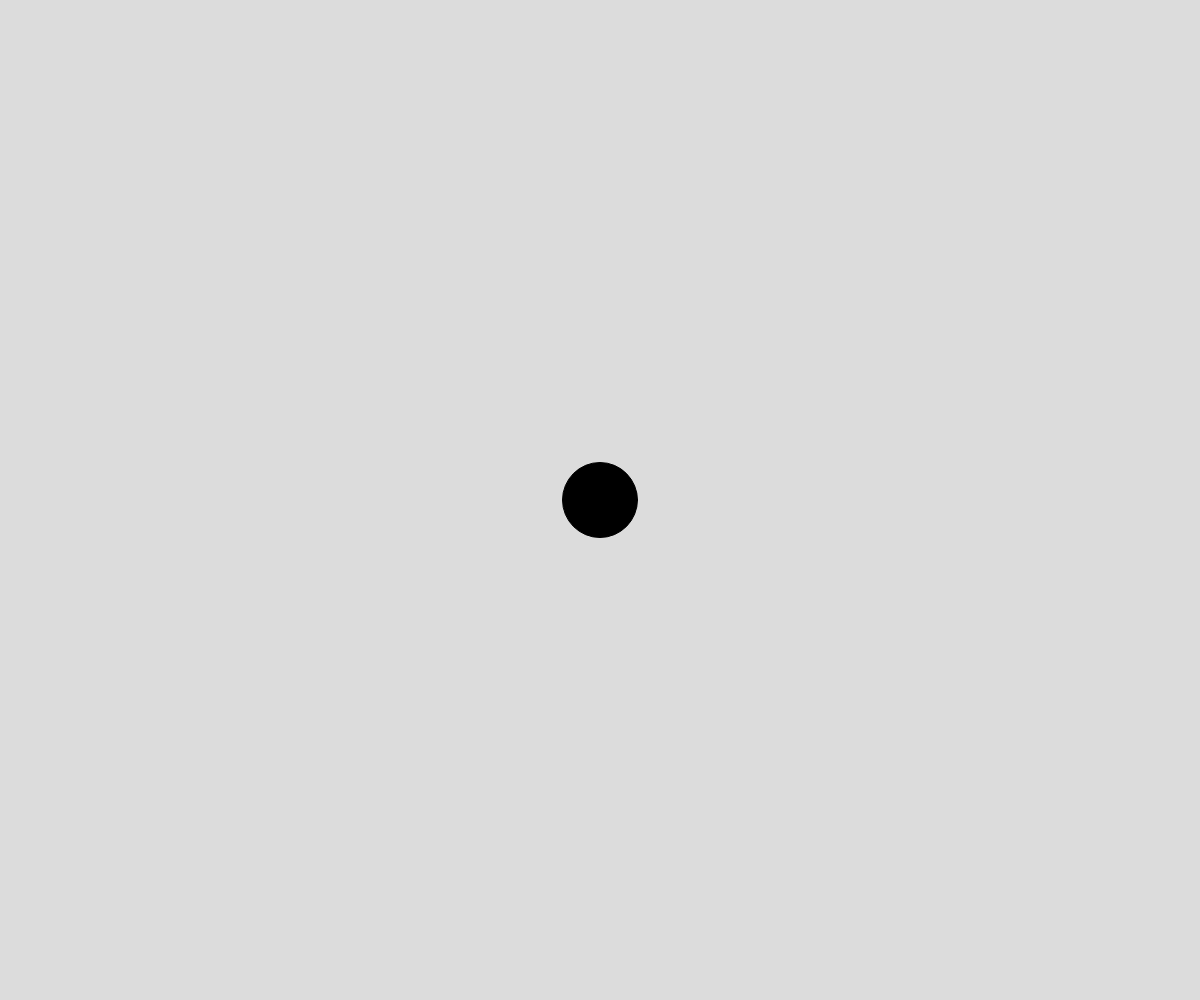
Frame 1 (no input)
Frame 60 (no input): identical to frame 1, image omitted
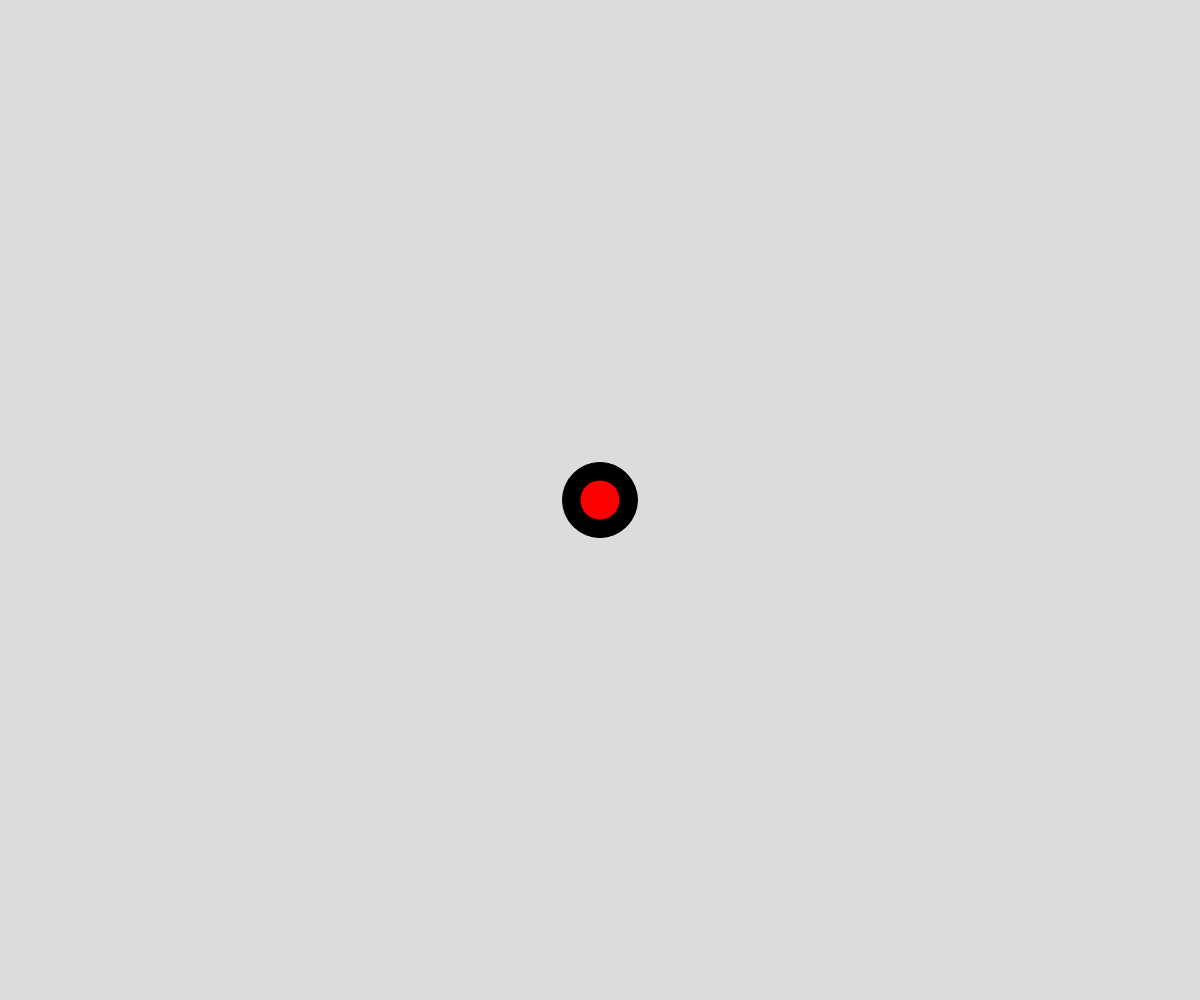
Frame 120 (the mouse pressed at the canvas centre since frame 60)

The p5.js sketch that drew these frames (run headless with seeded random() and noise() and a simulated clock; from frame 60 on, the mouse is pressed at the canvas centre):

// p5.js sketch
// ── sketch.js
// Projectiles Demo

let bullets = [];
let playerX;
let playerY;

function setup() {
  createCanvas(windowWidth, windowHeight);
  playerX = width/2;
  playerY = height/2;
}

function draw() {
  background(220);
  displayPlayer();
  handleBullets();
}

function displayPlayer() {
  fill("black");
  ellipse(playerX, playerY, 75, 75);
}

function handleBullets() {
  for (let bullet of bullets) {
    // move
    bullet.x += bullet.dx
    bullet.y += bullet.dy

    // display
    fill("red");
    ellipse(bullet.x, bullet.y, bullet.radius*2)

  }
}

function spawnBullet() {
let xDiff = mouseX - playerX;
let yDiff = mouseY - playerY;
let xSpeed = map(xDiff, -width/2, width/2, -10, 10);
let ySpeed = map(yDiff, -height/2, height/2, -10, 10);

  let bullet = {
    x: playerX,
    y: playerY,
    radius: 20,
    dx: xSpeed,
    dy: ySpeed,
  };
  bullets.push(bullet);
}

function mousePressed() {
  spawnBullet();
}
